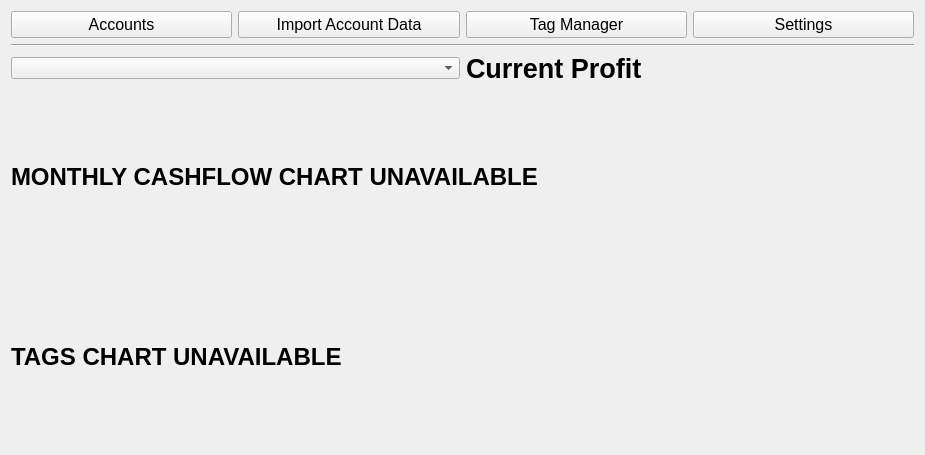
<?xml version="1.0" encoding="UTF-8"?>
<ui version="4.0">
 <class>Form</class>
 <widget class="QWidget" name="Form">
  <property name="geometry">
   <rect>
    <x>0</x>
    <y>0</y>
    <width>925</width>
    <height>455</height>
   </rect>
  </property>
  <property name="windowTitle">
   <string>Form</string>
  </property>
  <layout class="QHBoxLayout" name="horizontalLayout">
   <item>
    <layout class="QGridLayout" name="gridLayout">
     <item row="3" column="0" colspan="4">
      <widget class="QLabel" name="label_cashflow_chart">
       <property name="sizePolicy">
        <sizepolicy hsizetype="Expanding" vsizetype="Expanding">
         <horstretch>0</horstretch>
         <verstretch>0</verstretch>
        </sizepolicy>
       </property>
       <property name="font">
        <font>
         <family>Arial</family>
         <pointsize>18</pointsize>
         <weight>75</weight>
         <bold>true</bold>
        </font>
       </property>
       <property name="text">
        <string>MONTHLY CASHFLOW CHART UNAVAILABLE</string>
       </property>
      </widget>
     </item>
     <item row="1" column="0" colspan="4">
      <widget class="Line" name="line_Horizontal">
       <property name="orientation">
        <enum>Qt::Horizontal</enum>
       </property>
      </widget>
     </item>
     <item row="0" column="0">
      <widget class="QPushButton" name="pushButton_Accounts">
       <property name="sizePolicy">
        <sizepolicy hsizetype="Minimum" vsizetype="Fixed">
         <horstretch>0</horstretch>
         <verstretch>0</verstretch>
        </sizepolicy>
       </property>
       <property name="font">
        <font>
         <family>Arial</family>
         <pointsize>12</pointsize>
         <weight>50</weight>
         <bold>false</bold>
        </font>
       </property>
       <property name="text">
        <string>Accounts</string>
       </property>
      </widget>
     </item>
     <item row="0" column="1">
      <widget class="QPushButton" name="pushButton_ImportAccountData">
       <property name="sizePolicy">
        <sizepolicy hsizetype="Minimum" vsizetype="Fixed">
         <horstretch>0</horstretch>
         <verstretch>0</verstretch>
        </sizepolicy>
       </property>
       <property name="font">
        <font>
         <family>Arial</family>
         <pointsize>12</pointsize>
         <weight>50</weight>
         <bold>false</bold>
        </font>
       </property>
       <property name="text">
        <string>Import Account Data</string>
       </property>
      </widget>
     </item>
     <item row="2" column="0" colspan="2">
      <widget class="QComboBox" name="comboBox_Month"/>
     </item>
     <item row="0" column="2">
      <widget class="QPushButton" name="pushButton_TagManager">
       <property name="sizePolicy">
        <sizepolicy hsizetype="Minimum" vsizetype="Fixed">
         <horstretch>0</horstretch>
         <verstretch>0</verstretch>
        </sizepolicy>
       </property>
       <property name="font">
        <font>
         <family>Arial</family>
         <pointsize>12</pointsize>
        </font>
       </property>
       <property name="text">
        <string>Tag Manager</string>
       </property>
      </widget>
     </item>
     <item row="2" column="2" colspan="2">
      <widget class="QLabel" name="label_CurrentProfit">
       <property name="sizePolicy">
        <sizepolicy hsizetype="Preferred" vsizetype="Fixed">
         <horstretch>0</horstretch>
         <verstretch>0</verstretch>
        </sizepolicy>
       </property>
       <property name="font">
        <font>
         <family>Arial</family>
         <pointsize>20</pointsize>
         <weight>75</weight>
         <bold>true</bold>
        </font>
       </property>
       <property name="text">
        <string>Current Profit</string>
       </property>
      </widget>
     </item>
     <item row="0" column="3">
      <widget class="QPushButton" name="pushButton_Settings">
       <property name="sizePolicy">
        <sizepolicy hsizetype="Minimum" vsizetype="Fixed">
         <horstretch>0</horstretch>
         <verstretch>0</verstretch>
        </sizepolicy>
       </property>
       <property name="font">
        <font>
         <family>Arial</family>
         <pointsize>12</pointsize>
        </font>
       </property>
       <property name="text">
        <string>Settings</string>
       </property>
      </widget>
     </item>
     <item row="4" column="0" colspan="4">
      <widget class="QLabel" name="label_tags_chart">
       <property name="sizePolicy">
        <sizepolicy hsizetype="Expanding" vsizetype="Expanding">
         <horstretch>0</horstretch>
         <verstretch>0</verstretch>
        </sizepolicy>
       </property>
       <property name="font">
        <font>
         <family>Arial</family>
         <pointsize>18</pointsize>
         <weight>75</weight>
         <bold>true</bold>
        </font>
       </property>
       <property name="text">
        <string>TAGS CHART UNAVAILABLE</string>
       </property>
      </widget>
     </item>
    </layout>
   </item>
  </layout>
 </widget>
 <resources/>
 <connections/>
</ui>
